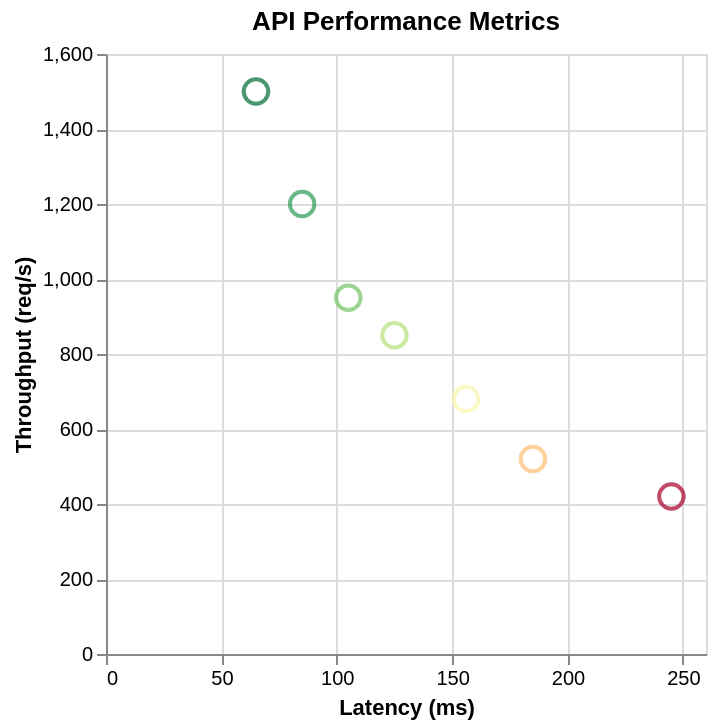

Specify this chart in Vega-Lite:
### Vega-Lite specification from a JSON file in a GitHub repository (floating-point values rounded to 4 significant figures)
{"$schema": "https://vega.github.io/schema/vega-lite/v6.json", "description": "Performance metrics correlation", "data": {"values": [{"endpoint": "/api/users", "latency": 125, "throughput": 850}, {"endpoint": "/api/products", "latency": 85, "throughput": 1200}, {"endpoint": "/api/orders", "latency": 156, "throughput": 680}, {"endpoint": "/api/search", "latency": 245, "throughput": 420}, {"endpoint": "/api/auth", "latency": 65, "throughput": 1500}, {"endpoint": "/api/checkout", "latency": 185, "throughput": 520}, {"endpoint": "/api/inventory", "latency": 105, "throughput": 950}]}, "mark": {"type": "point", "size": 150}, "encoding": {"x": {"field": "latency", "type": "quantitative", "axis": {"title": "Latency (ms)"}}, "y": {"field": "throughput", "type": "quantitative", "axis": {"title": "Throughput (req/s)"}}, "color": {"field": "latency", "type": "quantitative", "scale": {"scheme": "redyellowgreen", "reverse": true}, "legend": null}, "tooltip": [{"field": "endpoint", "type": "nominal"}, {"field": "latency", "type": "quantitative", "title": "Latency (ms)"}, {"field": "throughput", "type": "quantitative", "title": "Throughput (req/s)"}]}, "title": "API Performance Metrics"}
